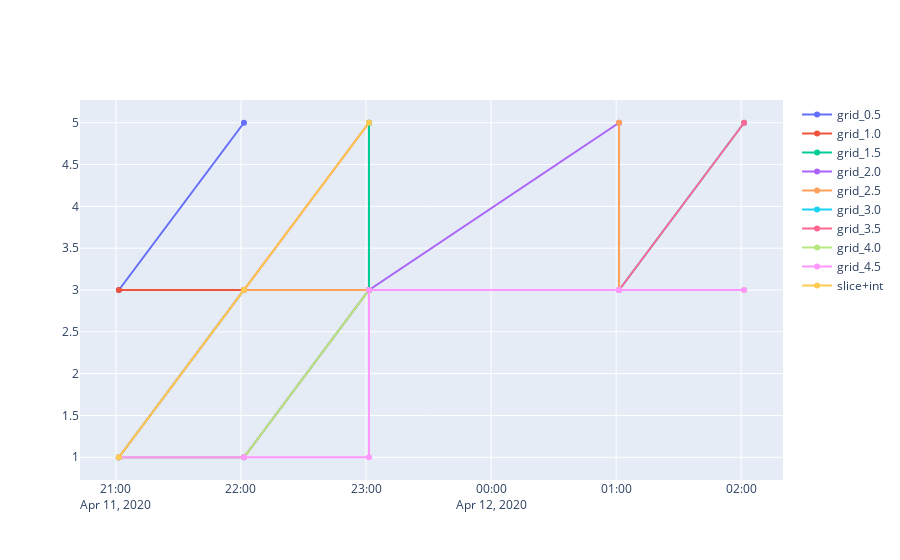

Notebook code for this chart:
### Code cell
fig = go.Figure()

for i in range(1, 10):
    draw_word(fig, word.slice().to_grid(i/2).integrate(), name=f"grid_{i/2}")

draw_word(fig, word.slice().integrate(), name="slice+int")

# for mov in (False,):
#     for i in range(1, 5):
#         draw_word(fig, word.get_smooth(i, mov=mov), name=f'smooth_{i}_{mov}')

fig.show()

### Figure 1 — Plotly figure (JSON) as saved in the notebook; plotly's stock layout.template omitted (floating-point values rounded to 4 significant figures)
{"data": [{"name": "grid_0.5", "type": "scatter", "x": ["2020-04-11T21:01:25", "2020-04-11T22:01:25", "2020-04-11T23:01:25", "2020-04-11T23:01:25", "2020-04-12T01:01:25", "2020-04-12T01:01:25", "2020-04-12T02:01:25"], "y": [3, 5]}, {"name": "grid_1.0", "type": "scatter", "x": ["2020-04-11T21:01:25", "2020-04-11T22:01:25", "2020-04-11T23:01:25", "2020-04-11T23:01:25", "2020-04-12T01:01:25", "2020-04-12T01:01:25", "2020-04-12T02:01:25"], "y": [3, 3, 5]}, {"name": "grid_1.5", "type": "scatter", "x": ["2020-04-11T21:01:25", "2020-04-11T22:01:25", "2020-04-11T23:01:25", "2020-04-11T23:01:25", "2020-04-12T01:01:25", "2020-04-12T01:01:25", "2020-04-12T02:01:25"], "y": [1, 3, 3, 5]}, {"name": "grid_2.0", "type": "scatter", "x": ["2020-04-11T21:01:25", "2020-04-11T22:01:25", "2020-04-11T23:01:25", "2020-04-11T23:01:25", "2020-04-12T01:01:25", "2020-04-12T01:01:25", "2020-04-12T02:01:25"], "y": [1, 3, 3, 3, 5]}, {"name": "grid_2.5", "type": "scatter", "x": ["2020-04-11T21:01:25", "2020-04-11T22:01:25", "2020-04-11T23:01:25", "2020-04-11T23:01:25", "2020-04-12T01:01:25", "2020-04-12T01:01:25", "2020-04-12T02:01:25"], "y": [1, 3, 3, 3, 3, 5]}, {"name": "grid_3.0", "type": "scatter", "x": ["2020-04-11T21:01:25", "2020-04-11T22:01:25", "2020-04-11T23:01:25", "2020-04-11T23:01:25", "2020-04-12T01:01:25", "2020-04-12T01:01:25", "2020-04-12T02:01:25"], "y": [1, 1, 3, 3, 3, 3, 5]}, {"name": "grid_3.5", "type": "scatter", "x": ["2020-04-11T21:01:25", "2020-04-11T22:01:25", "2020-04-11T23:01:25", "2020-04-11T23:01:25", "2020-04-12T01:01:25", "2020-04-12T01:01:25", "2020-04-12T02:01:25"], "y": [1, 1, 3, 3, 3, 3, 5]}, {"name": "grid_4.0", "type": "scatter", "x": ["2020-04-11T21:01:25", "2020-04-11T22:01:25", "2020-04-11T23:01:25", "2020-04-11T23:01:25", "2020-04-12T01:01:25", "2020-04-12T01:01:25", "2020-04-12T02:01:25"], "y": [1, 1, 3, 3, 3, 3, 3, 3, 5]}, {"name": "grid_4.5", "type": "scatter", "x": ["2020-04-11T21:01:25", "2020-04-11T22:01:25", "2020-04-11T23:01:25", "2020-04-11T23:01:25", "2020-04-12T01:01:25", "2020-04-12T01:01:25", "2020-04-12T02:01:25"], "y": [1, 1, 1, 3, 3, 3, 3, 3, 3, 5]}, {"name": "slice+int", "type": "scatter", "x": ["2020-04-11T21:01:25", "2020-04-11T22:01:25", "2020-04-11T23:01:25", "2020-04-11T23:01:25", "2020-04-12T01:01:25", "2020-04-12T01:01:25", "2020-04-12T02:01:25"], "y": [1, 3, 5]}], "layout": {}}
